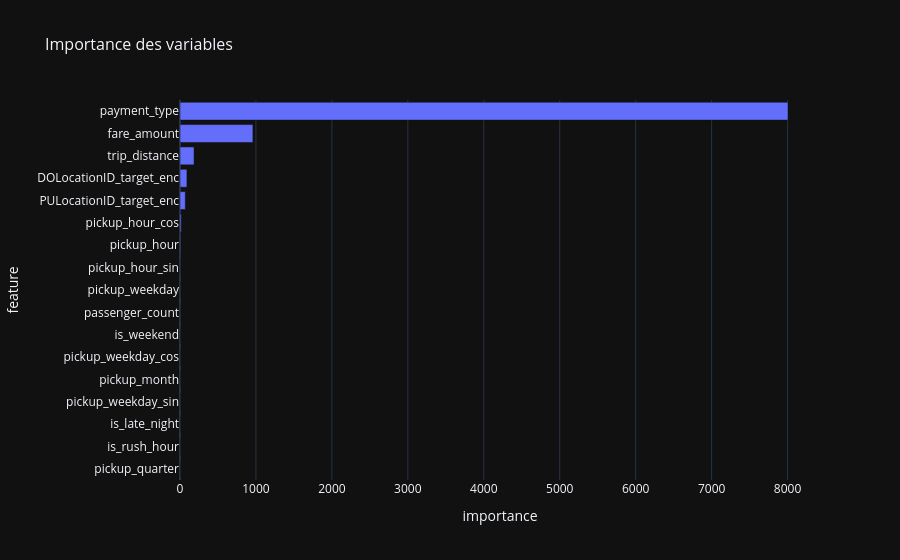

This figure's notebook cell:
### Markdown cell above
## Importance (gain LightGBM)

### Code cell
importance = pd.read_csv(REPORTS / "feature_importance.csv").sort_values("importance")
display(importance)
fig = px.bar(
    importance,
    x="importance",
    y="feature",
    orientation="h",
    title="Importance des variables",
)
style_plotly(fig)
fig.show()

### Figure 1 — Plotly figure (JSON) as saved in the notebook; plotly's stock layout.template omitted (floating-point values rounded to 4 significant figures)
{"data": [{"alignmentgroup": "True", "hovertemplate": "importance=%{x}<br>feature=%{y}<extra></extra>", "legendgroup": "", "marker": {"color": "#636efa", "pattern": {"shape": ""}}, "name": "", "offsetgroup": "", "orientation": "h", "showlegend": false, "textposition": "auto", "type": "bar", "x": [0.0, 0.0, 0.0, 0.0, 0.0, 0.0, 0.1226, 1.769, 1.796, 4.459, 9.602, 16.45, 69.73, 91.21, 184.9, 960.1, 8006.0], "xaxis": "x", "y": ["pickup_quarter", "is_rush_hour", "is_late_night", "pickup_weekday_sin", "pickup_month", "pickup_weekday_cos", "is_weekend", "passenger_count", "pickup_weekday", "pickup_hour_sin", "pickup_hour", "pickup_hour_cos", "PULocationID_target_enc", "DOLocationID_target_enc", "trip_distance", "fare_amount", "payment_type"], "yaxis": "y"}], "layout": {"barmode": "relative", "legend": {"tracegroupgap": 0}, "title": {"font": {"size": 16}, "text": "Importance des variables"}, "xaxis": {"anchor": "y", "domain": [0.0, 1.0], "title": {"text": "importance"}}, "yaxis": {"anchor": "x", "domain": [0.0, 1.0], "title": {"text": "feature"}}}}
